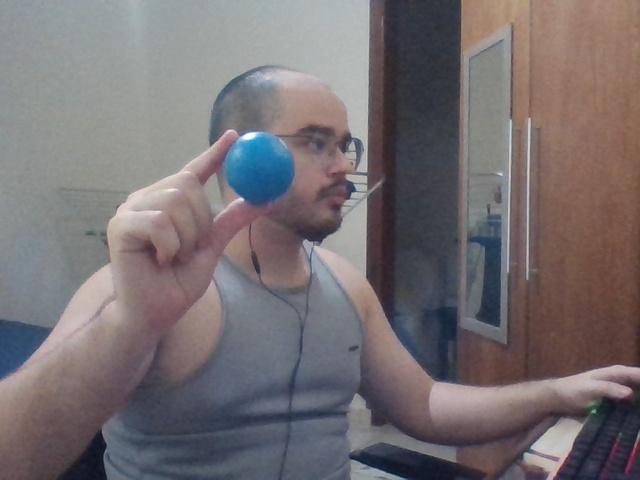
#> input picture image.jpg, 640 x 480 px
$ python -i detection.py   (imports and definitions only)
#> lines starting #> are read from the running program, lines starting #| are printed output that depends on the picture; after the words box and inside, x2 and y2 are one past the last pixel; in counts of white or black regions, pixels touching at a corner belong together
#> further down, picture is the input picture: shape (480, 640, 3); mean B, G, R 113.2, 110.6, 117.3

import cv2
from collections import namedtuple


P = namedtuple('P', ['x', 'y', 'r'])


def process_image(frame_bgr):
    # Converter a imagem para o espaço de cores HSV
    imagem_hsv = cv2.cvtColor(frame_bgr, cv2.COLOR_BGR2HSV)
#> imagem_hsv: shape (480, 640, 3); mean H, S, V 83.5, 45.2, 125.1

    # Definir os intervalos de cor para a esfera azul
    verde_min = (40, 100, 80)
    verde_max = (100, 255, 255)

    # Criar uma máscara binária
    mascara = cv2.inRange(imagem_hsv, verde_min, verde_max)
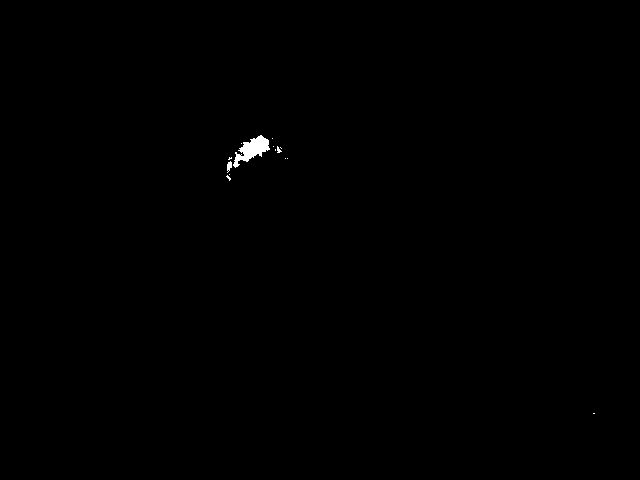
#> mascara: shape (480, 640); 0.21% white; 14 white regions (12 under 20 px), largest, box (x1, y1, x2, y2) and area: (233, 135, 270, 168) 545, (227, 161, 232, 173) 39

    # Realizar operação de abertura na máscara
    kernel = cv2.getStructuringElement(cv2.MORPH_ELLIPSE, (5, 5))
    mascara = cv2.morphologyEx(mascara, cv2.MORPH_OPEN, kernel)
#> mascara: shape (480, 640); 0.16% white; 2 white regions

    return mascara


def detect_drumstick_tip(image):

    mascara = process_image(image)

    # Encontrar os contornos dos objetos na máscara
    contornos, _ = cv2.findContours(mascara, cv2.RETR_EXTERNAL, cv2.CHAIN_APPROX_SIMPLE)
#> contornos = 2 contours, 1 with area under 20; largest, box (x1, y1, x2, y2) and area: (235, 135, 269, 162) 434

    # Filtrar contornos com base no tamanho ou outras características relevantes
    circles = []
    for contorno in contornos:
        area = cv2.contourArea(contorno)
        if area > 200:  # Exemplo: filtro de área mínima
            # Encontrar o círculo mínimo que envolve o contorno
            ((x, y), (w, h), alpha) = cv2.minAreaRect(contorno)
            raio = min(w, h) / 2
            circles.append(P(x, y, raio))
#> this loop made 2 passes
#> (area, x, y, w, h, alpha, raio) on pass 2: (434, 250.8, 148.8, 38.54, 17.07, -28.3, 8.53)
#> after the loop, circles = [(250.8, 148.8, 8.53)]

    return circles

>>> import cv2
>>> picture = cv2.imread('../image.jpg')
>>> result = detect_drumstick_tip(picture)
#> result = [(250.8, 148.8, 8.53)]
